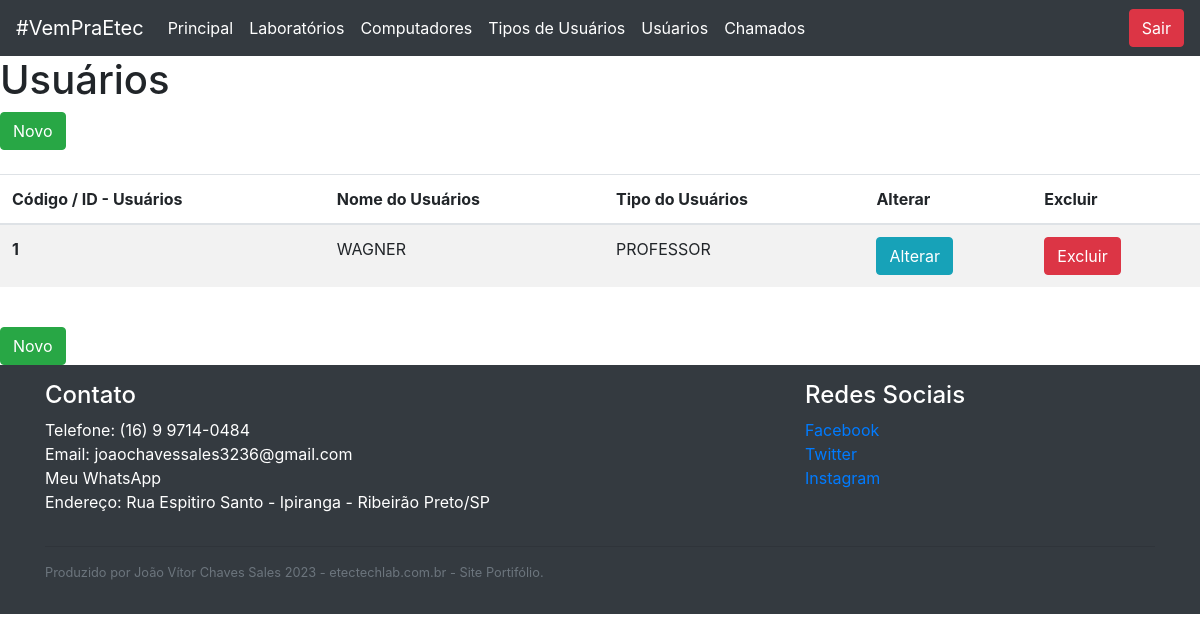
/Fontes/usuarios.php (signed in), run on the app's committed database.
### tables this page shows
CREATE TABLE usuario (IDUSUARIO INT PRIMARY KEY AUTO_INCREMENT);

CREATE TABLE tipodeusuario (IDTIPODEUSUARIO INT PRIMARY KEY AUTO_INCREMENT);

### Fontes/usuarios.php (the view, shortened to what this page needs)
<!DOCTYPE html>
<html lang="pt-br">
<head>
</head>
<body class="meu-body">
    <nav class="navbar navbar-expand-lg navbar-dark bg-dark">
        <a class="navbar-brand" href="https://etecribeiraopreto.com.br" target="_blank">#VemPraEtec</a>
        <div class="collapse navbar-collapse" id="navbarTogglerDemo02">
            <ul class="navbar-nav mr-auto mt-2 mt-lg-0">
                <li class="nav-item active">
                    <a class="nav-link" href="principal.php">Principal<span class="sr-only">(Página principal)</span></a>
                </li>
                <li class="nav-item active">
                    <a class="nav-link" href="laboratorios.php">Laboratórios</a>
                </li>
                <li class="nav-item active">
                    <a class="nav-link" href="computadores.php">Computadores</a>
                </li>
                <li class="nav-item active">
                    <a class="nav-link" href="tiposdeusuarios.php">Tipos de Usuários</a>
                </li>
                <li class="nav-item active">
                    <a class="nav-link" href="usuarios.php">Usúarios</a>
                </li>
                <li class="nav-item active">
                    <a class="nav-link" href="chamados.php">Chamados</a>
                </li>
            </ul>
            <a href="fazerlogout.php">
                <button type="button" class="btn btn-danger">Sair</button>
            </a>
        </div>
    </nav>
    <div class="meu-container">
        <h1>Usuários</h1>
        <a href="usuario.php">
            <button type="button" class="btn btn-success">
                Novo
            </button>
        </a>
        <br><br>
        <?php
        require("conexaobd.php");
        $consulta = "select ".
            "usuario.IDUSUARIO AS idUsuario, ".
            "usuario.NOME AS nomeUsuario, ".
            "tipodeusuario.NOME AS nomeTipoDeUsuario ".
            "from usuario ".
            "inner join tipodeusuario on usuario.IDTIPODEUSUARIO = tipodeusuario.IDTIPODEUSUARIO ".
            "order by nomeUsuario;" ;
        $stmt = $pdo->prepare($consulta);
        $stmt->execute();
        ?>
        <table class="table table-striped">
            <thead>
                <tr>
                    <th scope="col">Código / ID - Usuários</th>
                    <th scope="col">Nome do Usuários</th>
                    <th scope="col">Tipo do Usuários</th>
                    <th scope="col">Alterar</th>
                    <th scope="col">Excluir</th>
                </tr>
            </thead>
            <tbody>
                <?php
                foreach ($stmt as $registro) {
                    $idUsuario = $registro["idUsuario"];
                    $nomeUsuario = $registro["nomeUsuario"];
                    $nomeTipoDeUsuario = $registro["nomeTipoDeUsuario"];
                ?>
                    <tr>
                        <th scope="row">
                            <?php echo $idUsuario; ?>
                        </th>
                        <td>
                            <?php echo $nomeUsuario; ?>
                        </td>
                        <td>
                            <?php echo $nomeTipoDeUsuario; ?>
                        </td>
                        <td>
                            <a href="usuario.php?idUsuario=<?php echo $idUsuario; ?>">
                                <button type="button" class="btn btn-info">Alterar</button>
                            </a>
                        </td>
                        <td>
                            <a href="excluirUsuario.php?idUsuario=<?php echo $idUsuario; ?>">
                                <button type="button" class="btn btn-danger">Excluir</button>
                            </a>
                        </td>
                    </tr>
                <?php
                }
                ?>
            </tbody>
        </table>
        <br>
        <a href="usuario.php">
            <button type="button" class="btn btn-success">
                Novo
            </button>
        </a>
    </div>
    <footer class="bg-dark text-white py-3">
        <div class="container">
            <div class="row">
                <div class="col-md-8">
                    <h4>Contato</h4>
                    <ul class="list-unstyled">
                        <li>Telefone: <a href="tel:+55016997140484" style="text-decoration: none; color:white;"> (16) 9 9714-0484</a></li>
                        <li style="text-decoration: none;">Email: <a class="link-meu-email" style="text-decoration: none; color:white;" href="mailto:joaochavessales3236@gmail.com">joaochavessales3236@gmail.com</a></li>
                        <li><a href="https://wa.me/qr/SIVNAHJM56RFC1" style="text-decoration: none; color:white;">Meu WhatsApp</a></li>
                        <li>Endereço: Rua Espitiro Santo - Ipiranga - Ribeirão Preto/SP</li>
                    </ul>
                </div>
                <div class="col-md-4">
                    <h4>Redes Sociais</h4>
                    <ul class="list-unstyled">
                        <li><a href="https://www.facebook.com/EtecRP/" target="_blank"><i class="fab fa-facebook"></i>Facebook</a></li>
                        <li><a href="https://twitter.com/"><i class="fab fa-twitter" target="_blank"></i>Twitter</a></li>
                        <li><a href="https://www.instagram.com"><i class="fab fa-instagram" target="_blank"></i>Instagram</a></li>
                    </ul>
                </div>
            </div>
            <hr>
            <p class="text-muted small">Produzido por João Vítor Chaves Sales 2023 - etectechlab.com.br - Site Portifólio.</p>
        </div>
    </footer>
</body>
</html>
<link rel="stylesheet" href="https://stackpath.bootstrapcdn.com/bootstrap/4.1.3/css/bootstrap.min.css">
<link rel="stylesheet" href="css/meuestilo.css">

### data on the page
usuario: IDUSUARIO "1", NOME "WAGNER", IDTIPODEUSUARIO.NOME "PROFESSOR"
